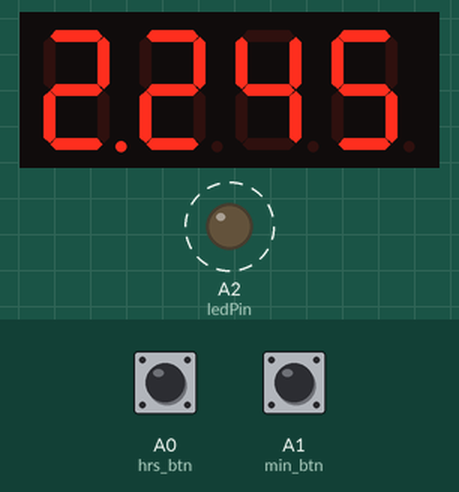
This sketch was run on a simulated Arduino Uno, built with avr-gcc and run on an emulated ATmega328P. On the bench: 4-digit seven-segment display, output pins drawn as LEDs (lit = HIGH). Dashed ring = blinking. The inputs (shaded band) are chosen by the test bench; at power-on: A0 (hrs_btn) HIGH, A1 (min_btn) HIGH.

Above: at 3.3 s.
3.4 s: A0 (hrs_btn) pulled LOW for 1.25 s
At 3.9 s:
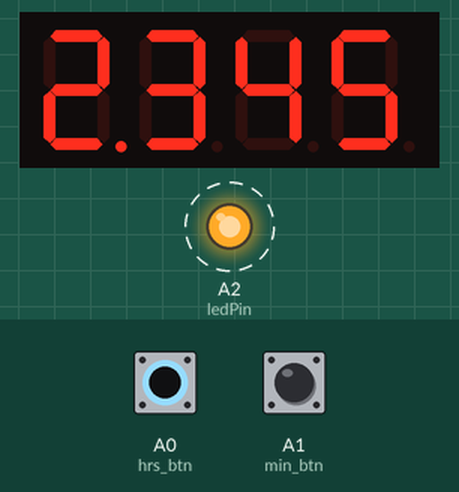
6.1 s: A1 (min_btn) pulled LOW for 1.25 s
At 6.75 s:
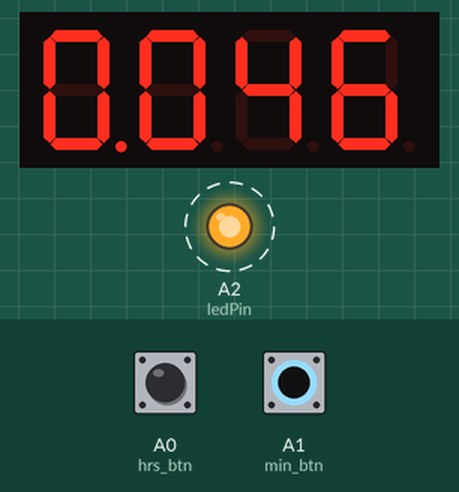
8.8 s: A0 (hrs_btn) pulled LOW for 1.25 s
At 9.75 s:
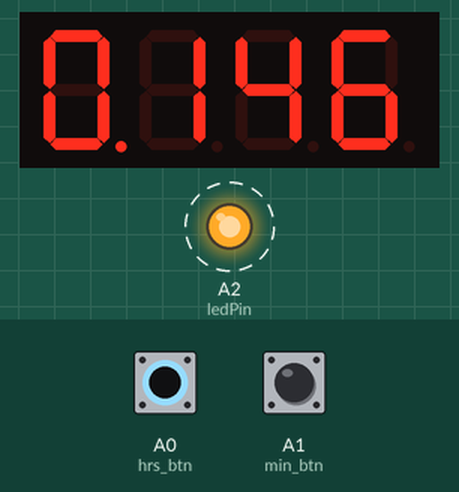
11.5 s: A1 (min_btn) pulled LOW for 1.25 s
At 11.75 s:
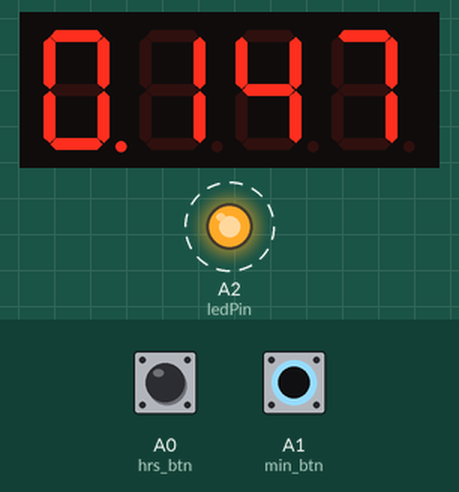
Timing chart, 0 to 15.2 s (numbered marks = the images above; inputs shaded):
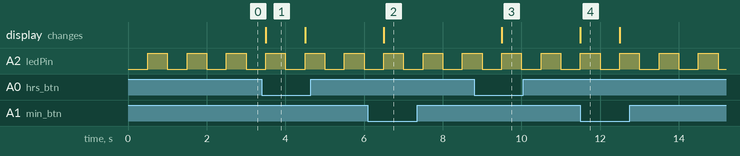

The sketch:

Clock_without_RTC.ino
```cpp
#include "SevSeg.h"
SevSeg Display;


const unsigned long period = 1000; //one second
const unsigned long led_period = 500; //LED blink millisecond
unsigned long startMillis=0;
unsigned long led_startMillis=0;
unsigned long currentMillis;
unsigned long led_currentMillis;
const int hrs_btn = A0;
const int min_btn = A1;
const int ledPin = A2;
int Hrs = 22;
int Min = 45;
int Sec = 0;
int Time;
int ledState = LOW;
void setup()
{
  pinMode(hrs_btn, INPUT_PULLUP);
  pinMode(min_btn, INPUT_PULLUP);
  pinMode(ledPin, OUTPUT);
  byte numDigits = 4;
  byte digitPins[] = {7,8,9,10};
  byte segmentPins[] = {0,1,2,3,4,5,6};
  bool updateWithDelaysIn = true;
  byte hardwareConfig = COMMON_ANODE;
  Display.begin(hardwareConfig, numDigits, digitPins, segmentPins);
  Display.setBrightness(100);
}
void loop()
{
  currentMillis = millis();
  if (currentMillis - startMillis >= period)
  {
    Sec = Sec + 1;
    startMillis = currentMillis;
  }
  if (Sec == 60)
  {
    Sec = 0;
    Min = Min + 1;
  }
  if (Min == 60)
  {
    Min = 0;
    Hrs = Hrs + 1;
  }
  if (Hrs == 24)
  {
    Hrs = 0;
  }

  led_currentMillis = millis();
  if (led_currentMillis - led_startMillis >= led_period)
  {
    led_startMillis = led_currentMillis;
    if (ledState == LOW)
    {
      ledState = HIGH;
      if (digitalRead(hrs_btn) == LOW)
      {
        Hrs = Hrs + 1;
      }
      if (digitalRead(min_btn) == LOW)
      {
        Min = Min + 1;
        Sec = 0;
      }
    }
    else
    {
      ledState = LOW;
    }
    digitalWrite(ledPin, ledState);
  }
  Time = (Hrs*100) + Min;
  Display.setNumber(Time,3);
  Display.refreshDisplay();
}
```

Measured:
- after the input at 3.4 s, the display: changes after 0.10 s (image 1)
- after the input at 6.1 s, the display: changes after 0.40 s (image 2)
- after the input at 8.8 s, the display: changes after 0.70 s (image 3)
- after the input at 11.5 s, the display: changes at once (image 4)
- by itself, A2 (ledPin): alternates HIGH for 0.50 s and LOW for 0.50 s
- what the display in image 1 shows lasts 1.0 s, from 3.5 s to 4.5 s
